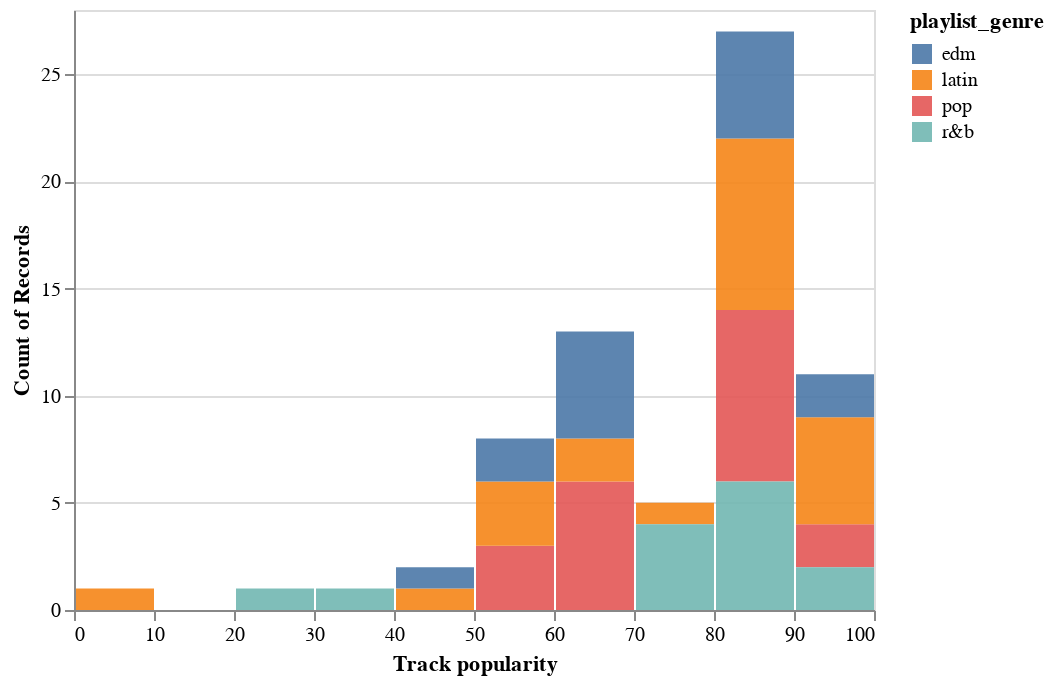

This figure's notebook cell:
### Code cell
click = alt.selection_multi(fields=['playlist_genre'], bind='legend')

chart = alt.Chart(data[data["track_artist"]=="Ed Sheeran"]).mark_bar().encode(
    x=alt.X('track_popularity', bin=True, title="Track popularity"),
    y=alt.Y('count()'),
    color="playlist_genre",
    opacity=alt.condition(click, alt.value(0.9), alt.value(0.2)),
    tooltip=alt.Tooltip('count()')
)

chart.add_selection(click)
